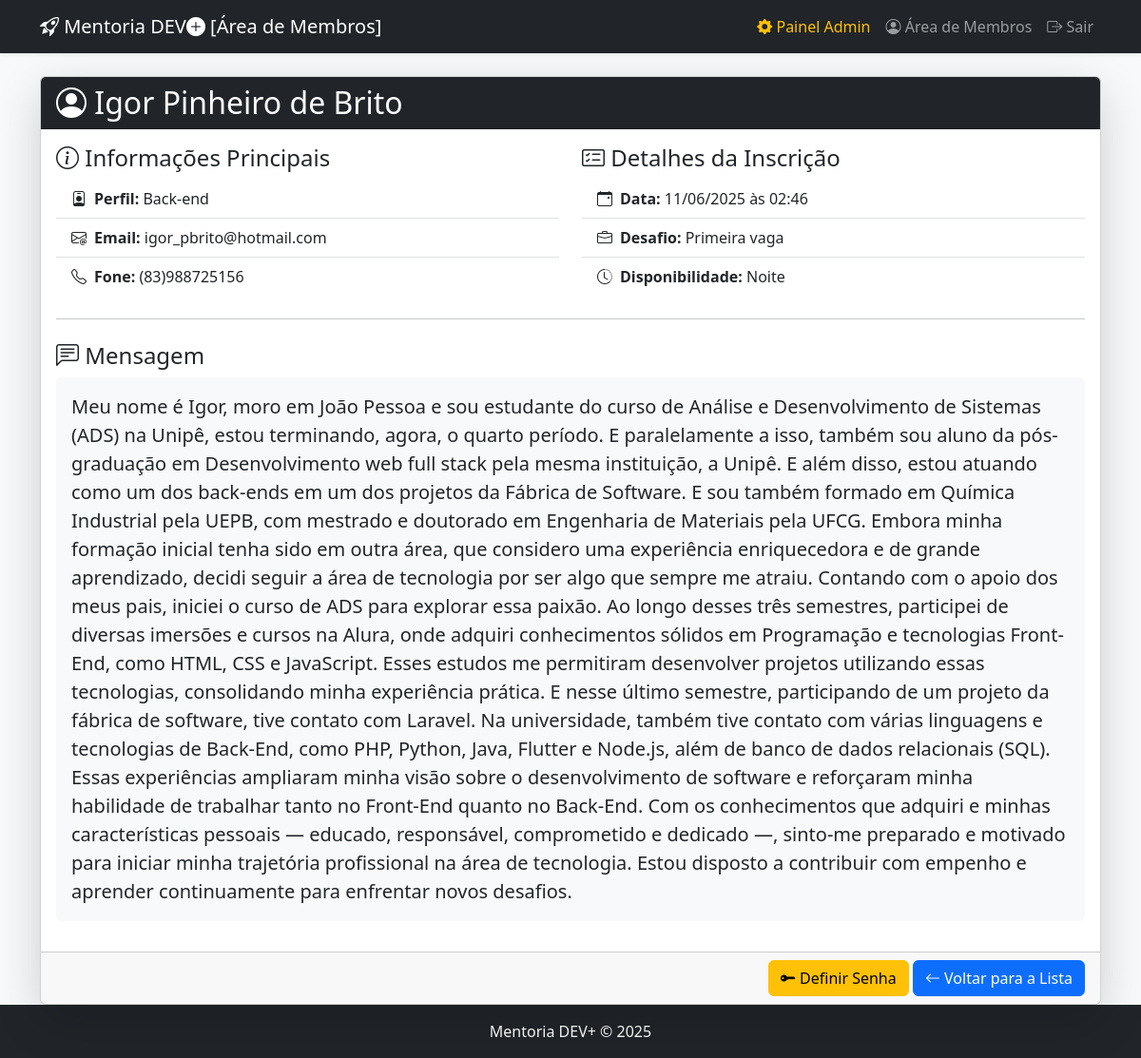
Screenshot of /admin/inscricao/1/detalhes (signed in) with the database file from the repository.
### api/index.py (models this page shows, shortened)
class Registros(db.Model, UserMixin): # Adiciona UserMixin
    __tablename__ = 'registros'
    id = db.Column(db.Integer, primary_key=True)
    nome = db.Column(db.String(100), nullable=False)
    email = db.Column(db.String(100), unique=True, nullable=False)
    password_hash = db.Column(db.String(128)) # Campo para senha criptografada
    is_admin = db.Column(db.Boolean, default=False)
    fone = db.Column(db.String(20))
    perfil = db.Column(db.String(100))
    desafio = db.Column(db.String(100))
    disponibilidade = db.Column(db.String(100))
    mensagem = db.Column(db.Text)
    data_inscricao = db.Column(db.DateTime, default=datetime.utcnow)
    status = db.Column(db.String(50), default='Inscrito')
    token_matricula = db.Column(db.String(32), unique=True, nullable=True)
    plano_escolhido = db.Column(db.String(50), nullable=True)
    turma_id = db.Column(db.Integer, db.ForeignKey('turmas.id'))

### api/index.py (the view)
@app.route('/admin/inscricao/<int:id>/detalhes')
@admin_required
def admin_detalhe_inscricao(id):
    registro = Registros.query.get_or_404(id)
    return render_template('admin/detalhe.html', registro=registro)

### api/index.py (called while the page is built)
@login_manager.user_loader
def load_user(user_id):
    return Registros.query.get(int(user_id))

def admin_required(f):
    @wraps(f)
    def decorated_function(*args, **kwargs):
        if not current_user.is_authenticated or not current_user.is_admin:
            flash("Acesso não autorizado. Esta área é restrita para administradores.", "danger")
            return redirect(url_for('login'))
        return f(*args, **kwargs)
    return decorated_function

### templates/admin/detalhe.html (shortened to what this page needs)
{% extends "layout.html" %}
{% block content %}
<div class="card shadow-lg">
    <div class="card-header bg-dark text-white">
        <h2 class="mb-0"><i class="bi bi-person-circle"></i> {{ registro.nome }}</h2>
    </div>
    <div class="card-body">
        <div class="row">
            <div class="col-md-6">
                <h4><i class="bi bi-info-circle"></i> Informações Principais</h4>
                <ul class="list-group list-group-flush">
                    <li class="list-group-item"><i class="bi bi-person-badge me-2"></i><strong>Perfil:</strong> {{ registro.perfil }}</li>
                    <li class="list-group-item"><i class="bi bi-envelope-at me-2"></i><strong>Email:</strong> {{ registro.email }}</li>
                    <li class="list-group-item"><i class="bi bi-telephone me-2"></i><strong>Fone:</strong> {{ registro.fone }}</li>
                </ul>
            </div>
            <div class="col-md-6">
                <h4><i class="bi bi-card-checklist"></i> Detalhes da Inscrição</h4>
                <ul class="list-group list-group-flush">
                    <li class="list-group-item"><i class="bi bi-calendar-event me-2"></i><strong>Data:</strong> {{ registro.data_inscricao.strftime('%d/%m/%Y às %H:%M') }}</li>
                    <li class="list-group-item"><i class="bi bi-briefcase me-2"></i><strong>Desafio:</strong> {{ registro.desafio }}</li>
                    <li class="list-group-item"><i class="bi bi-clock-history me-2"></i><strong>Disponibilidade:</strong> {{ registro.disponibilidade }}</li>
                </ul>
            </div>
        </div>
        <hr class="my-4">
        <h4><i class="bi bi-chat-left-text"></i> Mensagem</h4>
        <blockquote class="blockquote bg-light p-3 rounded">
            <p class="mb-0">{{ registro.mensagem }}</p>
        </blockquote>
    </div>
    <div class="card-footer text-end">
        {% if current_user.is_authenticated and current_user.is_admin %}
        <a href="{{ url_for('definir_senha_mentorado', id=registro.id) }}" class="btn btn-warning">
            <i class="bi bi-key-fill"></i> Definir Senha
        </a>
        {% endif %}
        <a href="{{ url_for('index') }}" class="btn btn-primary"><i class="bi bi-arrow-left"></i> Voltar para a Lista</a>
    </div>
</div>
{% endblock %}

### rows the page displays
Registros: nome "Igor Pinheiro de Brito", perfil "Back-end", email "igor_pbrito@hotmail.com", fone "(83)988725156", data_inscricao "11/06/2025 às 02:46", desafio "Primeira vaga", disponibilidade "Noite", mensagem "Meu nome é Igor, moro em João Pessoa e sou estudante do curso de Análise e Desenvolvimento de Sistemas (ADS) na Unipê, estou terminando, agora, o quarto período. E paralelamente a isso, também sou aluno da pós-graduação em Desenvolvimento web full stack pela mesma instituição, a Unipê. E além disso, estou atuando como um dos back-ends em um dos projetos da Fábrica de Software. E sou também formado em Química Industrial pela UEPB, com mestrado e doutorado em Engenharia de Materiais pela UFCG. Embora minha formação inicial tenha sido em outra área, que considero uma experiência enriquecedora e de grande aprendizado, decidi seguir a área de tecnologia por ser algo que sempre me atraiu.…"
